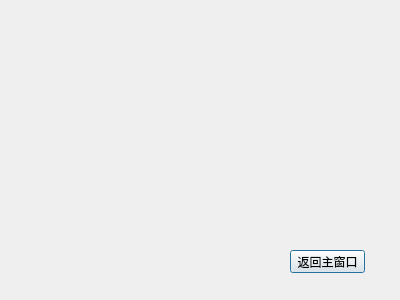
<?xml version="1.0" encoding="UTF-8"?>
<ui version="4.0">
 <class>Dialog</class>
 <widget class="QDialog" name="Dialog">
  <property name="geometry">
   <rect>
    <x>0</x>
    <y>0</y>
    <width>400</width>
    <height>300</height>
   </rect>
  </property>
  <property name="windowTitle">
   <string>Dialog</string>
  </property>
  <widget class="QPushButton" name="pushButton">
   <property name="geometry">
    <rect>
     <x>290</x>
     <y>250</y>
     <width>75</width>
     <height>23</height>
    </rect>
   </property>
   <property name="text">
    <string>返回主窗口</string>
   </property>
  </widget>
 </widget>
 <resources/>
 <connections/>
</ui>
